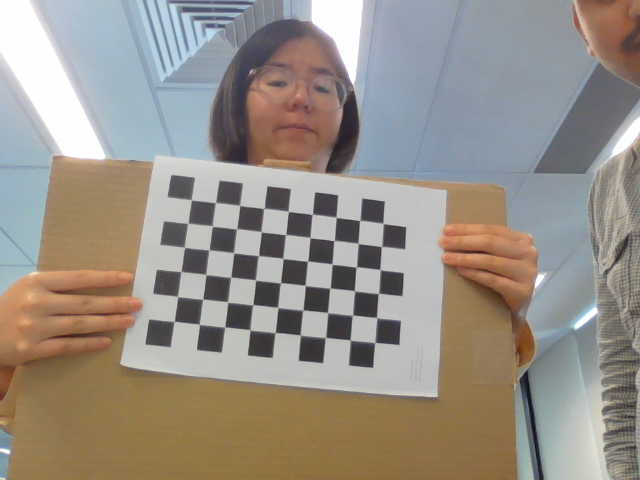
#> input picture cameraCalibration/images/image0.png, 640 x 480 px; its folder holds only this picture in this run
$ python cameraCalibrator.py
#> lines starting #> are read from the running program, lines starting #| are printed output that depends on the picture
import cv2 as cv
import os
import numpy as np

# Chess/checker board size, dimensions
CHESS_BOARD_DIM = (9, 6)

# The size of squares in the checker board design.
SQUARE_SIZE = 22  # millimeters (change it according to printed size)

# termination criteria
criteria = (cv.TERM_CRITERIA_EPS + cv.TERM_CRITERIA_MAX_ITER, 30, 0.001)


calib_data_path = "calib_data"
CHECK_DIR = os.path.isdir(calib_data_path)


# saving the image / camera calibration data

if not CHECK_DIR:
    os.makedirs(calib_data_path)
    print(f'"{calib_data_path}" Directory is created')

else:
    print(f'"{calib_data_path}" Directory already Exists.')

# prepare object points, i.e. (0,0,0), (1,0,0), (2,0,0) ....,(6,5,0)
obj_3D = np.zeros((CHESS_BOARD_DIM[0] * CHESS_BOARD_DIM[1], 3), np.float32)

obj_3D[:, :2] = np.mgrid[0 : CHESS_BOARD_DIM[0], 0 : CHESS_BOARD_DIM[1]].T.reshape(
    -1, 2
)
obj_3D *= SQUARE_SIZE
print(obj_3D)

# Arrays to store object points and image points from all the given images.
obj_points_3D = []  # 3d point in real world space
img_points_2D = []  # 2d points in image plane

# The images directory path
image_dir_path = "images"

files = os.listdir(image_dir_path)  # list of names of all the files present
for file in files:
    print(file)
    imagePath = os.path.join(image_dir_path, file)
    # print(imagePath)

    image = cv.imread(imagePath)
#> image is the input picture: shape (480, 640, 3); mean B, G, R 135.7, 144.6, 152
    grayScale = cv.cvtColor(image, cv.COLOR_BGR2GRAY)
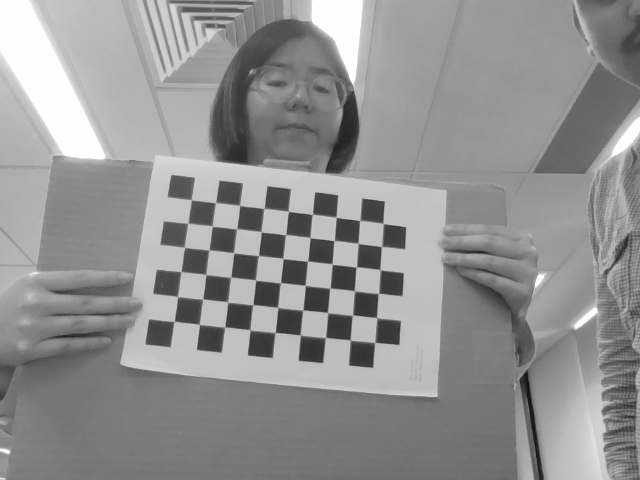
#> grayScale: shape (480, 640); min 14, max 255, mean 145.8
    ret, corners = cv.findChessboardCorners(image, CHESS_BOARD_DIM, None)
#> ret = True; corners = 54 rows, first 8: [191.4, 199.7], [215.5, 202.5], [239.8, 205.6], [263.9, 208.5], [288.5, 211.5], [312.4, 214.5], [336.3, 217.4], [359.5, 220.7]
    if ret == True:
        obj_points_3D.append(obj_3D)
        corners2 = cv.cornerSubPix(grayScale, corners, (3, 3), (-1, -1), criteria)
#> corners2 = 54 rows, first 8: [191.4, 199.7], [215.4, 202.5], [239.7, 205.5], [263.8, 208.5], [288.4, 211.4], [312.4, 214.5], [336.3, 217.3], [359.6, 220.6]
        img_points_2D.append(corners2)

        img = cv.drawChessboardCorners(image, CHESS_BOARD_DIM, corners2, ret)
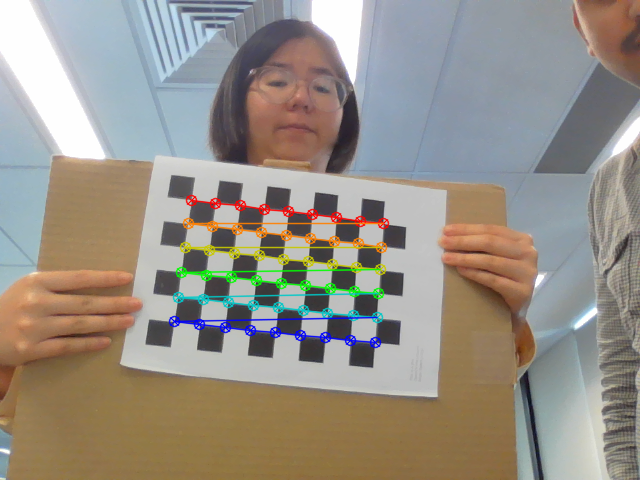
#> img: shape (480, 640, 3); mean B, G, R 134.6, 144.6, 151.5

cv.destroyAllWindows()
# h, w = image.shape[:2]
ret, mtx, dist, rvecs, tvecs = cv.calibrateCamera(
    obj_points_3D, img_points_2D, grayScale.shape[::-1], None, None
)
#> ret = 0.185; mtx = [[996, 0, 439.8], [0, 1056, 267.5], [0, 0, 1]]; dist = [[0.612, -15.56, 0.00913, -0.0165, 91.47]]; rvecs = ([-0.353, -0.183, 0.0814],); tvecs = ([-225.9, -58.86, 915.3],)
print("calibrated")

print("dumping the data into one files using numpy ")
np.savez(
    f"{calib_data_path}/MultiMatrix",
    camMatrix=mtx,
    distCoef=dist,
    rVector=rvecs,
    tVector=tvecs,
)

print("-------------------------------------------")

print("loading data stored using numpy savez function\n \n \n")

data = np.load(f"{calib_data_path}/MultiMatrix.npz")

camMatrix = data["camMatrix"]
distCof = data["distCoef"]
rVector = data["rVector"]
tVector = data["tVector"]

print("loaded calibration data successfully")

$ run again, on cameraCalibration/images/image12.png
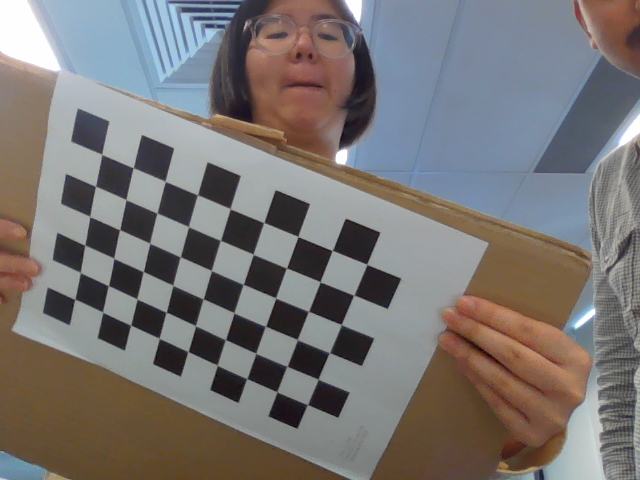
#> input picture cameraCalibration/images/image12.png, 640 x 480 px
#> image is the input picture: shape (480, 640, 3); mean B, G, R 116.2, 117.4, 121.3
#> `grayScale = cv.cvtColor(image, cv.COLOR_BGR2GRAY)`:
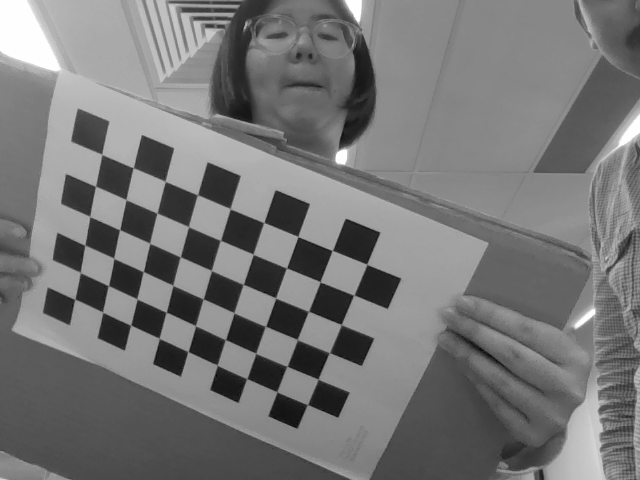
#> grayScale: shape (480, 640); min 4, max 255, mean 118.4
#> `ret, corners = cv.findChessboardCorners(image, CHESS_BOARD_DIM, None)`: ret = True; corners = 54 rows, first 8: [101.9, 154.3], [133.3, 167.7], [165.2, 181.4], [197.5, 195], [230.1, 208.9], [263.8, 222.7], [298, 236.6], [332, 250.6]
#> corners2 = 54 rows, first 8: [101.9, 154.4], [133.3, 167.7], [165.2, 181.4], [197.5, 194.9], [230.2, 208.9], [263.8, 222.6], [298, 236.6], [332.2, 250.5]
#> `img = cv.drawChessboardCorners(image, CHESS_BOARD_DIM, corners2, ret)`:
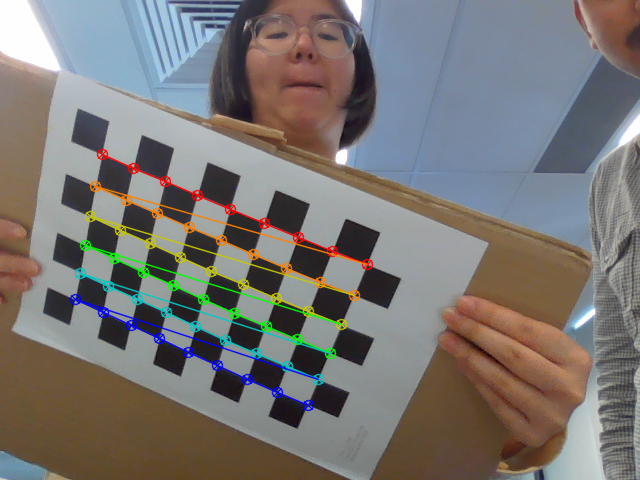
#> img: shape (480, 640, 3); mean B, G, R 115.6, 118.1, 121.5
#> `ret, mtx, dist, rvecs, tvecs = cv.calibrateCamera( obj_points_3D, img_..`: ret = 0.349; mtx = [[351.8, 0, 374.5], [0, 338, 215.3], [0, 0, 1]]; dist = [[0.0567, -0.155, -0.022, -0.00323, 0.101]]; rvecs = ([0.18, 0.124, 0.376],); tvecs = ([-167, -36.25, 218.8],)

$ run again, on cameraCalibration/images/image13.png
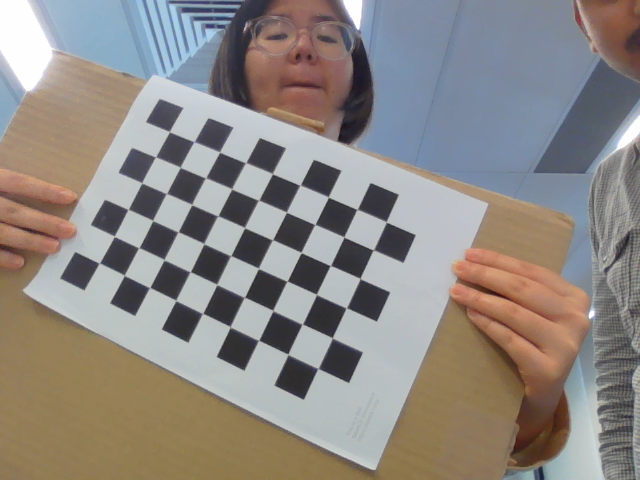
#> input picture cameraCalibration/images/image13.png, 640 x 480 px
#> image is the input picture: shape (480, 640, 3); mean B, G, R 131.9, 136.6, 142.3
#> `grayScale = cv.cvtColor(image, cv.COLOR_BGR2GRAY)`:
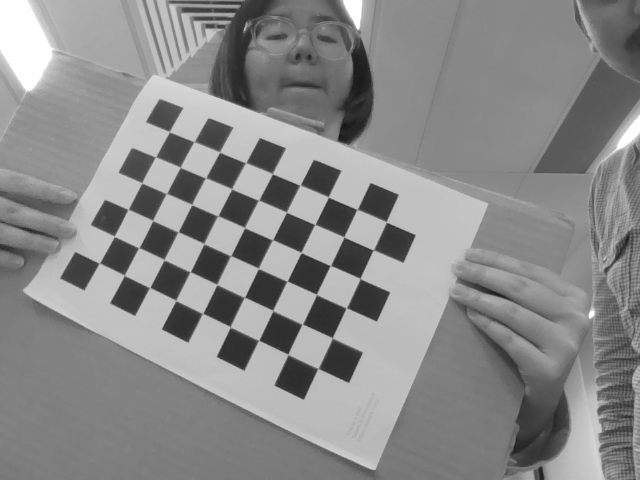
#> grayScale: shape (480, 640); min 21, max 255, mean 137.7
#> `ret, corners = cv.findChessboardCorners(image, CHESS_BOARD_DIM, None)`: ret = True; corners = 54 rows, first 8: [169.4, 131.7], [193.9, 141.8], [219.7, 152.3], [245.7, 162.8], [272.6, 174.2], [300.3, 185], [328.4, 197.3], [356.9, 209.5]
#> corners2 = 54 rows, first 8: [169.4, 131.7], [194.1, 141.7], [219.6, 152.2], [245.7, 162.7], [272.5, 173.8], [300.1, 185.2], [328.4, 197.1], [356.9, 209.4]
#> `img = cv.drawChessboardCorners(image, CHESS_BOARD_DIM, corners2, ret)`:
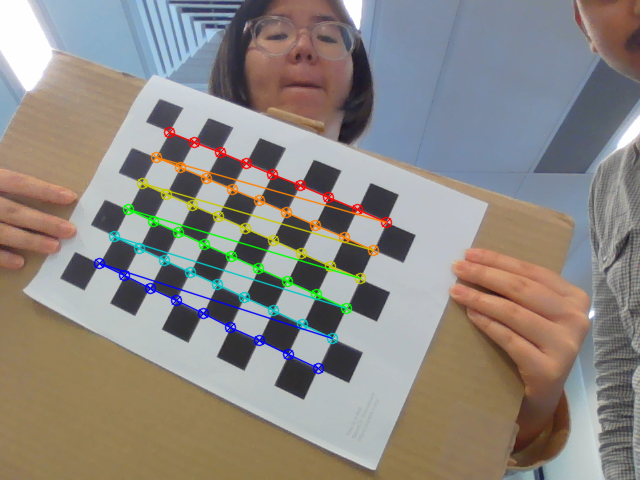
#> img: shape (480, 640, 3); mean B, G, R 130.7, 136.5, 141.8
#> `ret, mtx, dist, rvecs, tvecs = cv.calibrateCamera( obj_points_3D, img_..`: ret = 0.3; mtx = [[519.9, 0, 362.9], [0, 499.2, 237.1], [0, 0, 1]]; dist = [[0.121, -1.23, 0.0277, 0.0226, 2.59]]; rvecs = ([-0.109, 0.0712, 0.426],); tvecs = ([-143.8, -82.88, 369.4],)

$ run again, on cameraCalibration/images/image14.png
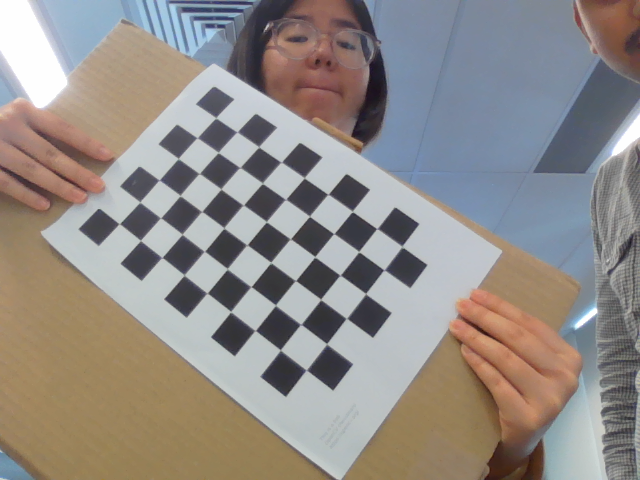
#> input picture cameraCalibration/images/image14.png, 640 x 480 px
#> image is the input picture: shape (480, 640, 3); mean B, G, R 135.8, 140, 145.8
#> `grayScale = cv.cvtColor(image, cv.COLOR_BGR2GRAY)`:
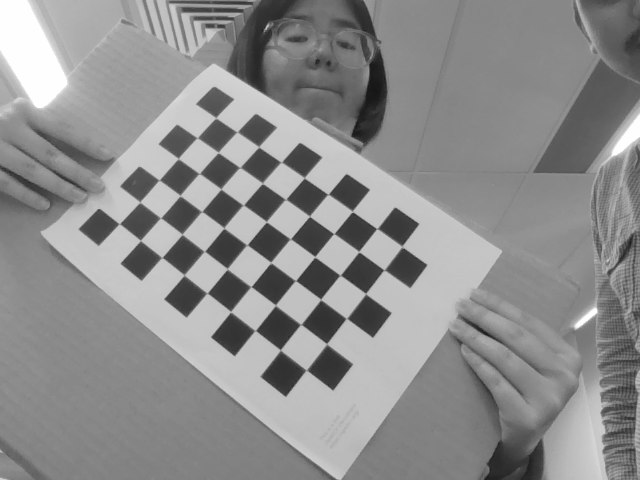
#> grayScale: shape (480, 640); min 18, max 255, mean 141.2
#> `ret, corners = cv.findChessboardCorners(image, CHESS_BOARD_DIM, None)`: ret = True; corners = 54 rows, first 8: [215.9, 118.2], [237.4, 131.9], [258.9, 147.1], [281.4, 162.3], [304.3, 178.1], [327.8, 194.4], [352.4, 211.9], [376.6, 228.6]
#> corners2 = 54 rows, first 8: [215.8, 117.9], [237.3, 131.9], [258.8, 147], [281.3, 162.2], [304.3, 177.8], [328, 194.3], [352.4, 211.5], [376.8, 228.6]
#> `img = cv.drawChessboardCorners(image, CHESS_BOARD_DIM, corners2, ret)`:
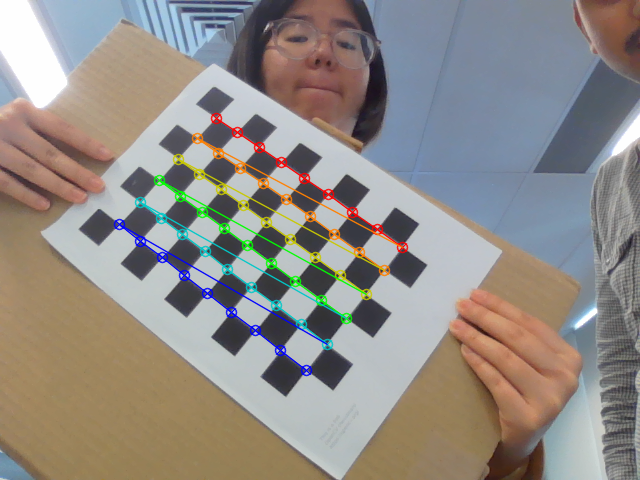
#> img: shape (480, 640, 3); mean B, G, R 134.5, 139.9, 145.2
#> `ret, mtx, dist, rvecs, tvecs = cv.calibrateCamera( obj_points_3D, img_..`: ret = 0.305; mtx = [[1011.6, 0, 355.4], [0, 1031.6, 259.3], [0, 0, 1]]; dist = [[0.171, -18.78, 0.06, 0.0284, 190.3]]; rvecs = ([-0.387, 0.089, 0.64],); tvecs = ([-108, -108.5, 749.2],)

$ run again, on cameraCalibration/images/image1.png
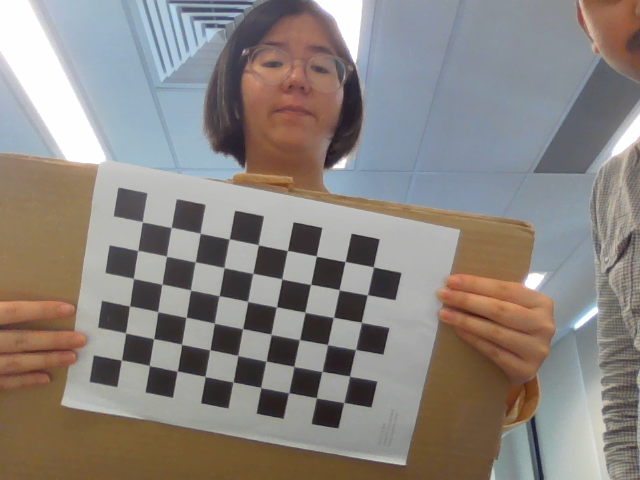
#> input picture cameraCalibration/images/image1.png, 640 x 480 px
#> image is the input picture: shape (480, 640, 3); mean B, G, R 128.1, 132.9, 139
#> `grayScale = cv.cvtColor(image, cv.COLOR_BGR2GRAY)`:
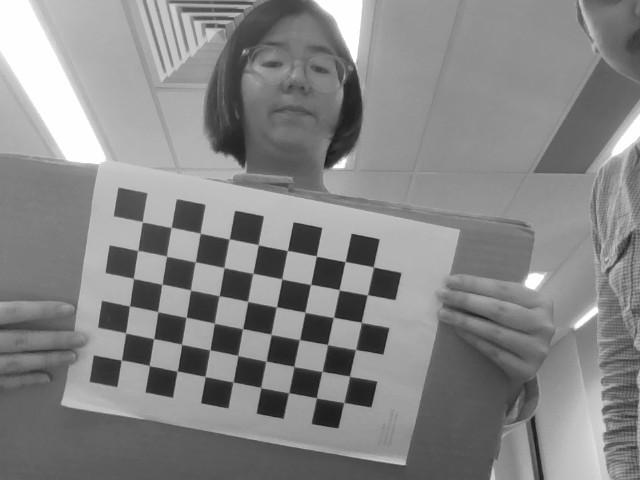
#> grayScale: shape (480, 640); min 17, max 255, mean 134.2
#> `ret, corners = cv.findChessboardCorners(image, CHESS_BOARD_DIM, None)`: ret = True; corners = 54 rows, first 8: [142.6, 222], [171.3, 227.5], [200.3, 233.3], [229.4, 239], [258.5, 244.8], [287.4, 250.6], [316.4, 256.2], [345, 261.5]
#> corners2 = 54 rows, first 8: [142.5, 221.9], [171.2, 227.5], [200.3, 233.3], [229.3, 238.9], [258.4, 245], [287.3, 250.6], [316.4, 256.2], [345.1, 261.5]
#> `img = cv.drawChessboardCorners(image, CHESS_BOARD_DIM, corners2, ret)`:
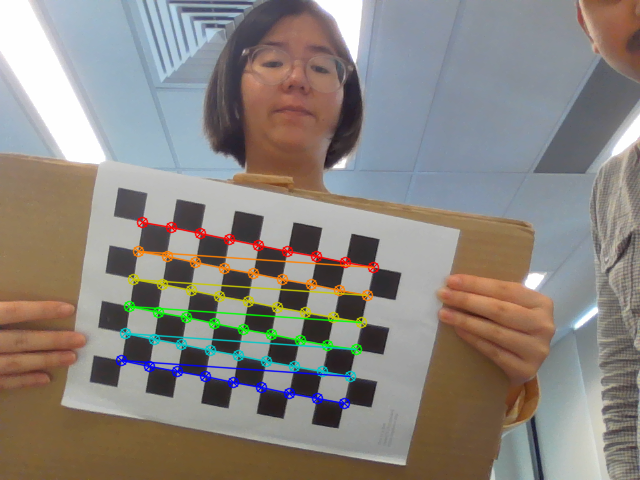
#> img: shape (480, 640, 3); mean B, G, R 127.3, 133.3, 138.9
#> `ret, mtx, dist, rvecs, tvecs = cv.calibrateCamera( obj_points_3D, img_..`: ret = 0.231; mtx = [[619.9, 0, 319.7], [0, 629.8, 173.8], [0, 0, 1]]; dist = [[-0.102, -0.256, -0.00558, -0.0153, 1.13]]; rvecs = ([0.109, 0.0117, 0.191],); tvecs = ([-132.1, 35.62, 462.9],)
